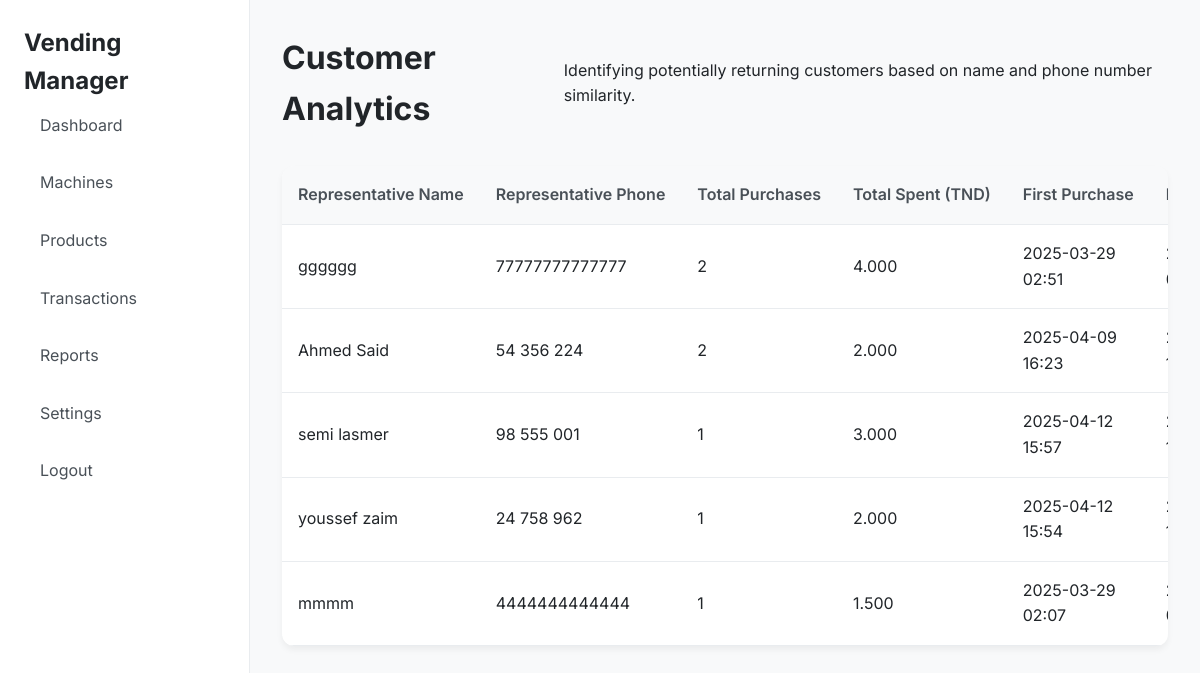
The app's page /manager/customers.php (signed in) with its own data.
### tables this page shows
CREATE TABLE `transactions` (
  `id` int(11) NOT NULL,
  `machine_id` int(11) NOT NULL,
  `session_id` varchar(100) NOT NULL,
  `total_amount` decimal(10,3) NOT NULL,
  `status` varchar(100) NOT NULL DEFAULT 'pending',
  `unique_code` varchar(10) NOT NULL,
  `items` longtext NOT NULL CHECK (json_valid(`items`)),
  `payment_method` varchar(20) DEFAULT 'online',
  `customer_name` varchar(100) DEFAULT NULL,
  `customer_phone` varchar(20) DEFAULT NULL,
  `created_at` timestamp NOT NULL DEFAULT current_timestamp()
);

### manager/includes/customer_matching.php (called while the page is built, shortened)
<?php
function normalizePhoneNumber(string $phone): string {
    $normalized = preg_replace('/[\s\-()+]/', '', $phone);
    $normalized = ltrim($normalized, '0');
    return $normalized;
}
function compareNames(string $name1, string $name2, int $threshold = 75): bool {
    $name1Lower = strtolower(trim($name1));
    $name2Lower = strtolower(trim($name2));
    if ($name1Lower === $name2Lower) {
        return true;
    }
    similar_text($name1Lower, $name2Lower, $percent);
    return $percent >= $threshold;
}
function comparePhoneNumbers(string $phone1, string $phone2, int $maxDistance = 2): bool {
    $normPhone1 = normalizePhoneNumber($phone1);
    $normPhone2 = normalizePhoneNumber($phone2);
     if ($normPhone1 === $normPhone2) {
        return true;
    }
    $distance = levenshtein($normPhone1, $normPhone2);
    return $distance <= $maxDistance;
}
function groupCustomers(array $transactions): array {
    $customerGroups = [];
    foreach ($transactions as $transaction) {
        $foundGroup = false;
        $currentName = $transaction['customer_name'];
        $currentPhone = $transaction['customer_phone'];
        $normalizedCurrentPhone = normalizePhoneNumber($currentPhone);
        foreach ($customerGroups as $groupIndex => $group) {
            $groupName = $group['representative_name'];
            $groupPhone = $group['representative_phone'];
            $normalizedGroupPhone = normalizePhoneNumber($groupPhone);
            if (compareNames($currentName, $groupName) && comparePhoneNumbers($normalizedCurrentPhone, $normalizedGroupPhone)) {
                $customerGroups[$groupIndex]['transactions'][] = $transaction;
                $foundGroup = true;
                break;
            }
        }
        if (!$foundGroup) {
            $customerGroups[] = [
                'representative_name' => $currentName,
                'representative_phone' => $currentPhone,
                'transactions' => [$transaction],
            ];
        }
    }
    foreach ($customerGroups as $groupIndex => $group) {
        $totalSpent = 0;
        $firstPurchaseDate = null;
        $lastPurchaseDate = null;
        foreach ($group['transactions'] as $tx) {
            $totalSpent += (float)$tx['total_amount'];
            $txDate = strtotime($tx['created_at']);
            if ($firstPurchaseDate === null || $txDate < $firstPurchaseDate) {
                $firstPurchaseDate = $txDate;
            }
            if ($lastPurchaseDate === null || $txDate > $lastPurchaseDate) {
                $lastPurchaseDate = $txDate;
            }
        }
        $customerGroups[$groupIndex]['total_purchases'] = count($group['transactions']);
        $customerGroups[$groupIndex]['total_spent'] = $totalSpent;
        $customerGroups[$groupIndex]['first_purchase_date'] = $firstPurchaseDate ? date('Y-m-d H:i', $firstPurchaseDate) : 'N/A';
        $customerGroups[$groupIndex]['last_purchase_date'] = $lastPurchaseDate ? date('Y-m-d H:i', $lastPurchaseDate) : 'N/A';
    }
     usort($customerGroups, function($a, $b) {
        if ($b['total_purchases'] != $a['total_purchases']) {
            return $b['total_purchases'] <=> $a['total_purchases'];
        }
        return $b['total_spent'] <=> $a['total_spent'];
    });
    return $customerGroups;
}
?>

### manager/customers.php (the view, shortened to what this page needs)
<?php
require_once 'includes/header.php';
require_once 'includes/customer_matching.php';
$stmt = $conn->prepare("
    SELECT id, customer_name, customer_phone, total_amount, created_at
    FROM transactions
    WHERE status = 'completed'
      AND customer_name IS NOT NULL AND customer_name != '' AND customer_name != 'Card Payment at Machine'
      AND customer_phone IS NOT NULL AND customer_phone != '' AND customer_phone != 'N/A'
    ORDER BY created_at DESC
");
$stmt->execute();
$transactions = $stmt->get_result()->fetch_all(MYSQLI_ASSOC);
$customerGroups = groupCustomers($transactions);
?>
<div class="page-header">
    <h1>Customer Analytics</h1>
    <p>Identifying potentially returning customers based on name and phone number similarity.</p>
</div>
<div class="table-responsive">
    <?php if (empty($customerGroups)): ?>
        <div class="no-data">
            <p>No completed transactions with valid customer details found to analyze.</p>
        </div>
    <?php else: ?>
        <table class="data-table">
            <thead>
                <tr>
                    <th>Representative Name</th>
                    <th>Representative Phone</th>
                    <th>Total Purchases</th>
                    <th>Total Spent (TND)</th>
                    <th>First Purchase</th>
                    <th>Last Purchase</th>
                    <th>Associated Transactions</th> </tr>
            </thead>
            <tbody>
                <?php foreach ($customerGroups as $group): ?>
                <tr>
                    <td><?php echo htmlspecialchars($group['representative_name']); ?></td>
                    <td><?php echo htmlspecialchars($group['representative_phone']); ?></td>
                    <td><?php echo $group['total_purchases']; ?></td>
                    <td><?php echo number_format($group['total_spent'], 3); ?></td>
                    <td><?php echo $group['first_purchase_date']; ?></td>
                    <td><?php echo $group['last_purchase_date']; ?></td>
                </tr>
                <?php endforeach; ?>
            </tbody>
        </table>
    <?php endif; ?>
</div>
<?php require_once 'includes/footer.php'; ?>

### manager/assets/css/dashboard.css (style rules this page uses)
:root { --lavender: #967bb6; --lavender-light: #c8a2c8; --lavender-dark: #6a4f7d; --gray-100: #f8f9fa; --gray-200: #e9ecef; --gray-500: #adb5bd; --gray-700: #495057; --gray-900: #212529; }
* { margin: 0; padding: 0; box-sizing: border-box; }
body { font-family: 'Inter', system-ui, -apple-system, sans-serif; line-height: 1.6; color: var(--gray-900); background-color: var(--gray-100); }
.data-table { width: 100%; background: white; border-radius: 12px; overflow: hidden; box-shadow: 0 2px 4px rgba(0, 0, 0, 0.05); }
.data-table th, .data-table td { padding: 1rem; text-align: left; border-bottom: 1px solid var(--gray-200); }
.data-table th { background: var(--gray-100); font-weight: 600; color: var(--gray-700); }
.page-header { display: flex; justify-content: space-between; align-items: center; margin-bottom: 2rem; }
.table-responsive { overflow-x: auto; margin-bottom: 2rem; border-radius: 12px; box-shadow: 0 4px 6px rgba(0, 0, 0, 0.05); }
.data-table { width: 100%; border-collapse: collapse; background: white; }
.data-table th { background: var(--gray-100); font-weight: 600; color: var(--gray-700); white-space: nowrap; }
.data-table td { vertical-align: middle; }
.data-table tbody tr { transition: background-color 0.2s ease; }
.data-table th { position: sticky; top: 0; background: var(--gray-100); z-index: 10; }

### records on screen
transactions: customer_name "semi lasmer", customer_phone "98 555 001", total_purchases "1", total_spent "3.000", first_purchase_date "2025-04-12 15:57"
transactions: customer_name "youssef zaim", customer_phone "24 758 962", total_purchases "1", total_spent "2.000", first_purchase_date "2025-04-12 15:54"
transactions: customer_name "mmmm", customer_phone "4444444444444", total_purchases "1", total_spent "1.500", first_purchase_date "2025-03-29 02:07"

### other values on screen
$group['representative_name'] "gggggg"
$group['representative_phone'] "77777777777777"
$group['total_purchases'] "2"
$group['total_spent'] "4.000"
$group['first_purchase_date'] "2025-03-29 02:51"
$group['representative_name'] "Ahmed Said"
$group['representative_phone'] "54 356 224"
$group['total_spent'] "2.000"
$group['first_purchase_date'] "2025-04-09 16:23"
